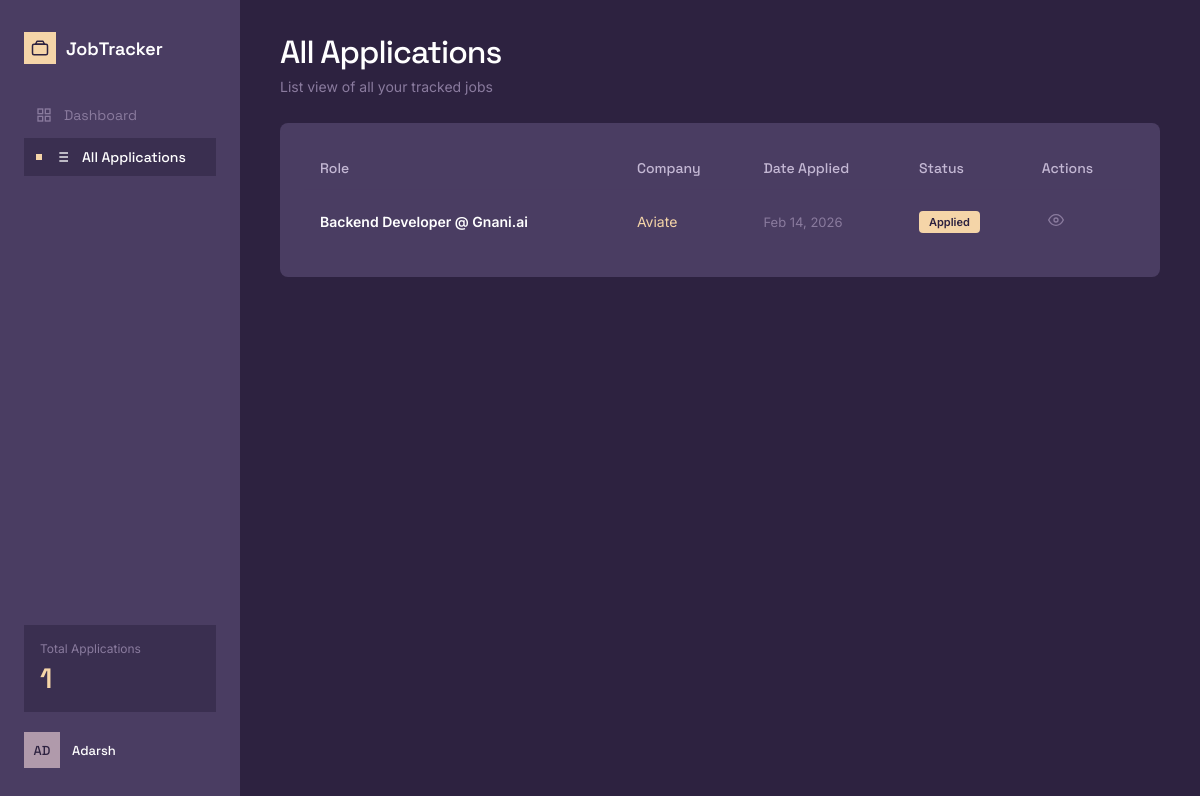
The app's page /applications with its own data.
### models.py (models this page shows)
class JobApplication(Base):
    __tablename__ = "job_applications"
    id = Column(Integer, primary_key=True, index=True, autoincrement=True)
    job_title = Column(String, nullable=False)
    company = Column(String, nullable=True)
    description = Column(String, nullable=True)
    status = Column(String, default="Applied")
    applied_date = Column(DateTime, default=lambda: datetime.now(timezone.utc))
    url = Column(String, nullable=True)

### main.py (the view)
@app.get("/applications", response_class=HTMLResponse)
def all_applications(request: Request, db: Session = Depends(get_db)):
    jobs = db.query(JobApplication).order_by(JobApplication.applied_date.desc()).all()
    status_colors = {
        "Applied": "#F5D5A8",
        "Interview": "#74B9FF",
        "Offered": "#6BCB77",
        "Declined": "#E87171",
        "Rejected": "#B0B0B0",
    }
    return templates.TemplateResponse(
        "applications.html",
        {
            "request": request,
            "jobs": jobs,
            "status_colors": status_colors,
            "total": len(jobs),
        },
    )

### templates/applications.html (shortened to what this page needs)
<!DOCTYPE html>
<html lang="en">
<head>
    <link rel="stylesheet" href="/static/style.css">
</head>
<body>
    <aside class="sidebar">
        <div class="sidebar-top">
            <div class="logo">
                <div class="logo-mark">
                    <svg width="18" height="18" viewBox="0 0 24 24" fill="none" stroke="#2D2240" stroke-width="2"
                        stroke-linecap="round" stroke-linejoin="round">
                        <rect x="2" y="7" width="20" height="14" rx="2" ry="2" />
                        <path d="M16 3h-8l-2 4h12z" />
                    </svg>
                </div>
                <span class="logo-text">JobTracker</span>
            </div>
            <nav class="nav">
                <a href="/" class="nav-item">
                    <svg width="16" height="16" viewBox="0 0 24 24" fill="none" stroke="currentColor" stroke-width="2">
                        <rect x="3" y="3" width="7" height="7" />
                        <rect x="14" y="3" width="7" height="7" />
                        <rect x="3" y="14" width="7" height="7" />
                        <rect x="14" y="14" width="7" height="7" />
                    </svg>
                    <span>Dashboard</span>
                </a>
                <a href="/applications" class="nav-item active">
                    <span class="nav-dot"></span>
                    <span>All Applications</span>
                </a>
            </nav>
        </div>
        <div class="sidebar-bottom">
            <div class="stats-box">
                <div class="stats-title">Total Applications</div>
                <div class="stats-value">{{ total }}</div>
            </div>
            <div class="user-section">
                <div class="avatar">AD</div>
                <span class="user-name">Adarsh</span>
            </div>
        </div>
    </aside>
    <main class="content">
        <div class="page-header">
            <div class="header-left">
                <h1>All Applications</h1>
                <p>List view of all your tracked jobs</p>
            </div>
        </div>
        <div class="table-container">
            <table class="jobs-table">
                <thead>
                    <tr>
                        <th>Role</th>
                        <th>Company</th>
                        <th>Date Applied</th>
                        <th>Status</th>
                        <th>Actions</th>
                    </tr>
                </thead>
                <tbody>
                    {% for job in jobs %}
                    <tr>
                        <td class="cell-title">{{ job.job_title }}</td>
                        <td class="cell-company">{{ job.company or '-' }}</td>
                        <td class="cell-date">{{ job.applied_date.strftime('%b %d, %Y') }}</td>
                        <td>
                            <span class="status-badge-sm"
                                style="background: {{ status_colors[job.status] }}; color: #2D2240;">
                                {{ job.status }}
                            </span>
                        </td>
                        <td>
                            <button class="btn-icon" onclick="openModal({{ job.id }})" title="View Details">
                                <svg width="16" height="16" viewBox="0 0 24 24" fill="none" stroke="currentColor"
                                    stroke-width="2">
                                    <path d="M1 12s4-8 11-8 11 8 11 8-4 8-11 8-11-8-11-8z" />
                                    <circle cx="12" cy="12" r="3" />
                                </svg>
                            </button>
                        </td>
                    </tr>
                    {% endfor %}
                </tbody>
            </table>
        </div>
    </main>
</body>
</html>

### static/style.css (style rules this page uses)
:root { --bg-dark: #2D2240; --bg-surface: #4A3D62; --bg-card: #3A2F50; --accent-peach: #F5D5A8; --accent-mauve: #B09AAB; --accent-pink: #D4C0CC; --text-primary: #FFFFFF; --text-secondary: #C4B8D4; --text-muted: #8A7B9E; --border-color: rgba(74, 61, 98, 0.5); --success: #6BCB77; --danger: #E87171; --interview: #74B9FF; --warning: #F5D5A8; --font-display: 'Space Grotesk', sans-serif; --font-body: 'Inter', sans-serif; }
* { margin: 0; padding: 0; box-sizing: border-box; }
body { font-family: var(--font-body); background: var(--bg-dark); color: var(--text-primary); display: flex; min-height: 100vh; }
.sidebar { width: 240px; min-width: 240px; background: var(--bg-surface); display: flex; flex-direction: column; justify-content: space-between; padding: 32px 24px; height: 100vh; position: sticky; top: 0; }
.sidebar-top { display: flex; flex-direction: column; gap: 32px; }
.logo { display: flex; align-items: center; gap: 10px; }
.logo-mark { width: 32px; height: 32px; background: var(--accent-peach); display: flex; align-items: center; justify-content: center; }
.logo-text { font-family: var(--font-display); font-size: 18px; font-weight: 600; color: var(--text-primary); }
.nav { display: flex; flex-direction: column; gap: 4px; }
.nav-item { display: flex; align-items: center; gap: 12px; padding: 10px 12px; text-decoration: none; color: var(--text-muted); font-family: var(--font-display); font-size: 14px; transition: all 0.2s ease; }
.nav-item.active { color: var(--text-primary); background: var(--bg-card); font-weight: 500; }
.nav-dot { width: 6px; height: 6px; background: var(--accent-peach); }
.sidebar-bottom { display: flex; flex-direction: column; gap: 20px; }
.stats-box { background: var(--bg-card); padding: 16px; display: flex; flex-direction: column; gap: 4px; }
.stats-title { font-size: 12px; color: var(--text-muted); }
.stats-value { font-family: var(--font-display); font-size: 28px; font-weight: 600; color: var(--accent-peach); }
.user-section { display: flex; align-items: center; gap: 12px; }
.avatar { width: 36px; height: 36px; background: var(--accent-mauve); display: flex; align-items: center; justify-content: center; font-family: var(--font-display); font-size: 13px; font-weight: 500; color: var(--bg-dark); }
.user-name { font-family: var(--font-display); font-size: 13px; font-weight: 500; color: var(--text-primary); }
.content { flex: 1; padding: 32px 40px; display: flex; flex-direction: column; gap: 28px; overflow-x: auto; }
.page-header { display: flex; justify-content: space-between; align-items: flex-end; }
.header-left h1 { font-family: var(--font-display); font-size: 32px; font-weight: 500; letter-spacing: -1px; color: var(--text-primary); }
.header-left p { font-size: 14px; color: var(--text-muted); margin-top: 6px; }
.table-container { background: var(--bg-surface); border-radius: 8px; padding: 24px; overflow-x: auto; }
.jobs-table { width: 100%; border-collapse: collapse; color: var(--text-primary); font-family: var(--font-body); font-size: 14px; }
.jobs-table th { text-align: left; padding: 12px 16px; color: var(--text-secondary); font-weight: 500; border-bottom: 1px solid var(--border-color); font-family: var(--font-display); }
.jobs-table td { padding: 16px; border-bottom: 1px solid rgba(74, 61, 98, 0.3); vertical-align: middle; }
.jobs-table tr:last-child td { border-bottom: none; }
.cell-title { font-weight: 600; color: var(--text-primary); }
.cell-company { color: var(--accent-peach); }
.cell-date { color: var(--text-muted); font-size: 13px; }
.status-badge-sm { padding: 4px 10px; border-radius: 4px; font-size: 11px; font-weight: 600; display: inline-block; }
.btn-icon { background: none; border: none; color: var(--text-muted); cursor: pointer; padding: 6px; border-radius: 4px; transition: all 0.2s ease; }

### records on screen
JobApplication: job_title "Backend Developer @ Gnani.ai", company "Aviate", applied_date "Feb 14, 2026", status "Applied"

### other values on screen
{{ total }} "1"
